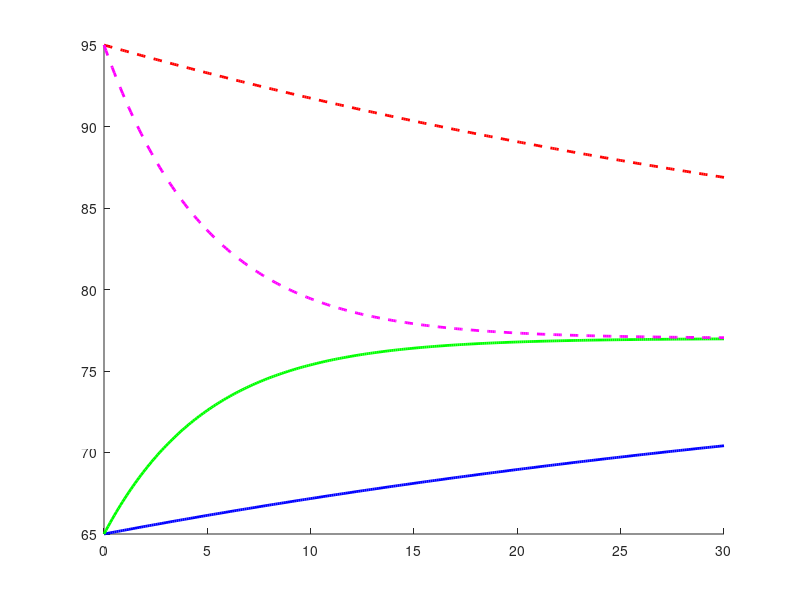

This figure's MATLAB source: (Note: this script raises an error after producing the figure.)
% rk4_thermostat_compare.m
clc;
clear;

% Simulation parameters
Td = 77;             % Thermostat setpoint
C = 10;              % Thermal capacitance
t0 = 0;
tf = 30;
dt = 0.1;
t = t0:dt:tf;
N = length(t);

% Case definitions
cases = {
    65, 0.2, 'b-', 'Case (a): T0=65, \kappa_d=0.2';
    65, 2.0, 'g-', 'Case (b): T0=65, \kappa_d=2.0';
    95, 0.2, 'r--','Case (c): T0=95, \kappa_d=0.2';
    95, 2.0, 'm--','Case (d): T0=95, \kappa_d=2.0';
};

% Prepare plot
figure;
hold on;

% Loop through cases
for i = 1:4
    T0 = cases{i,1};
    kappa_d = cases{i,2};
    style = cases{i,3};
    label = cases{i,4};

    k = kappa_d / C;

    % Initialize temperature vector
    T = zeros(1, N);
    T(1) = T0;

    % Define the differential equation
    dTdt = @(t, T) -k * (T - Td);

    % RK4 integration
    for j = 1:N-1
        tj = t(j);
        Tj = T(j);

        k1 = dt * dTdt(tj, Tj);
        k2 = dt * dTdt(tj + dt/2, Tj + k1/2);
        k3 = dt * dTdt(tj + dt/2, Tj + k2/2);
        k4 = dt * dTdt(tj + dt, Tj + k3);

        T(j+1) = Tj + (1/6)*(k1 + 2*k2 + 2*k3 + k4);
    end

    % Plot the result
    plot(t, T, style, 'LineWidth', 2, 'DisplayName', label);
end

% Finalize plot
yline(Td, 'k:', 'LineWidth', 1.5, 'DisplayName', 'Setpoint Td = 77°F');
xlabel('Time (hours)');
ylabel('Temperature [°F]');
title('Thermostat-Controlled Temperature (Furnace/AC Only)');
legend('Location', 'best');
grid on;